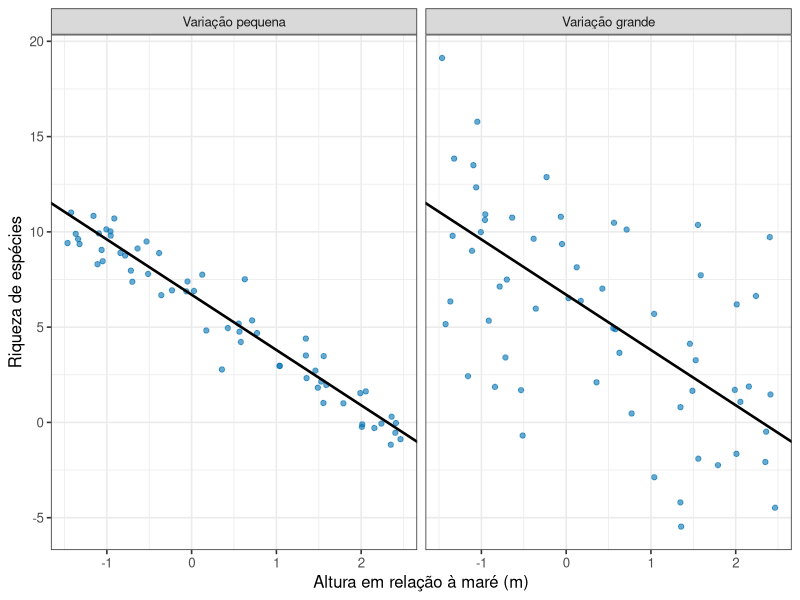
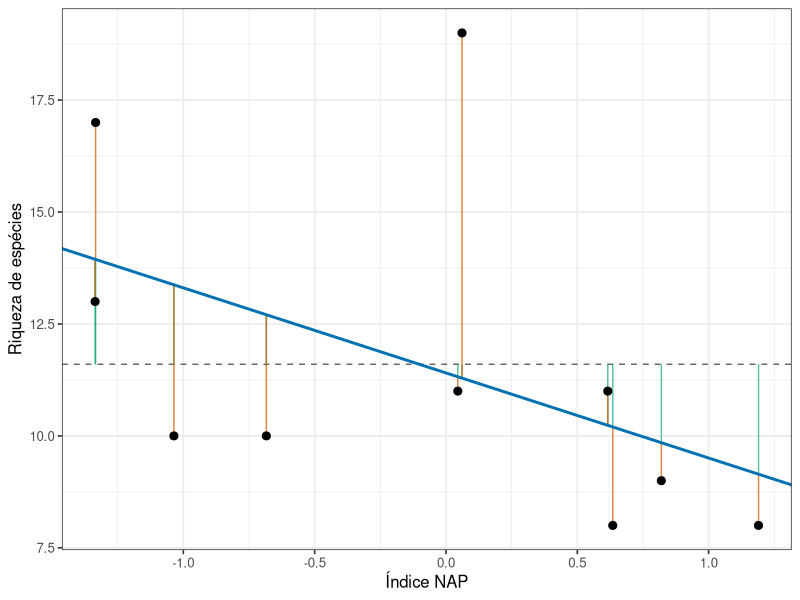
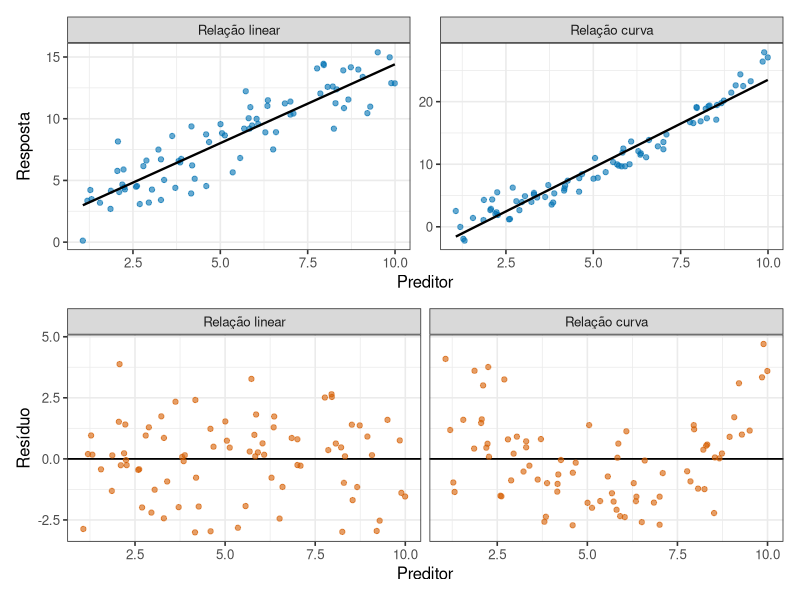
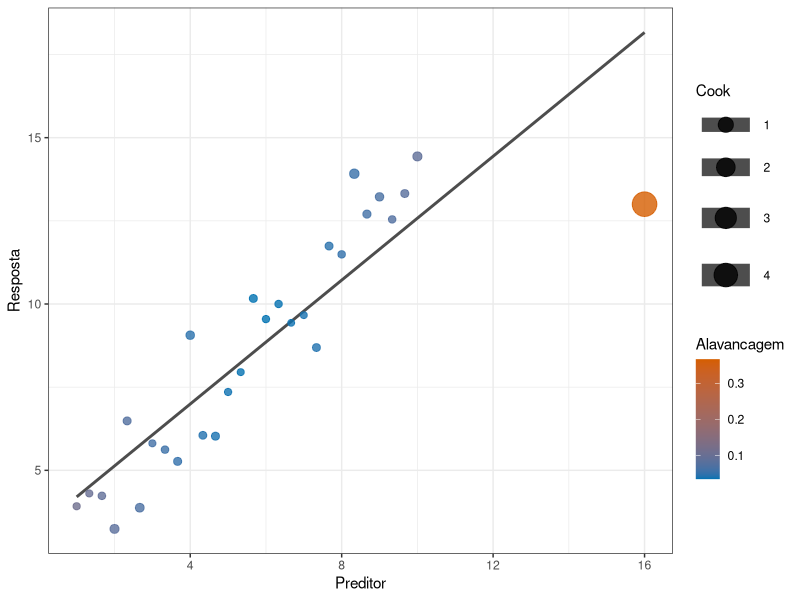
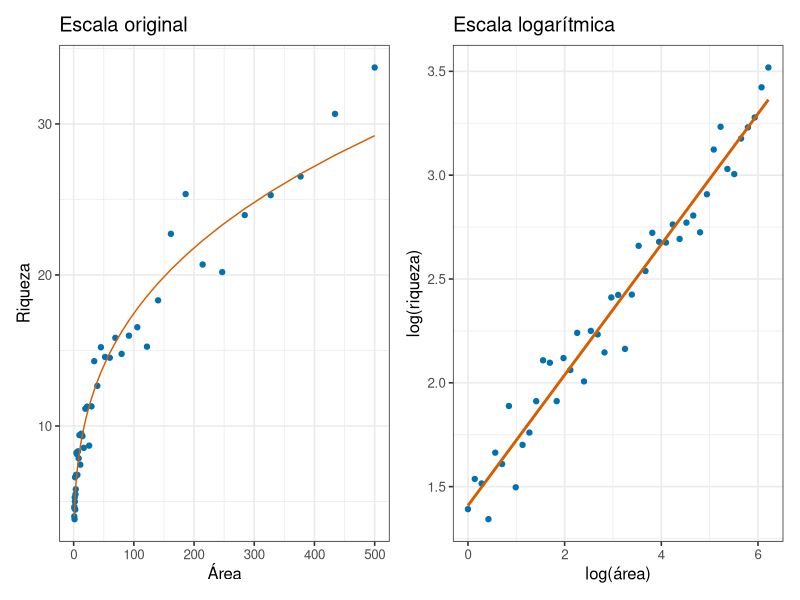
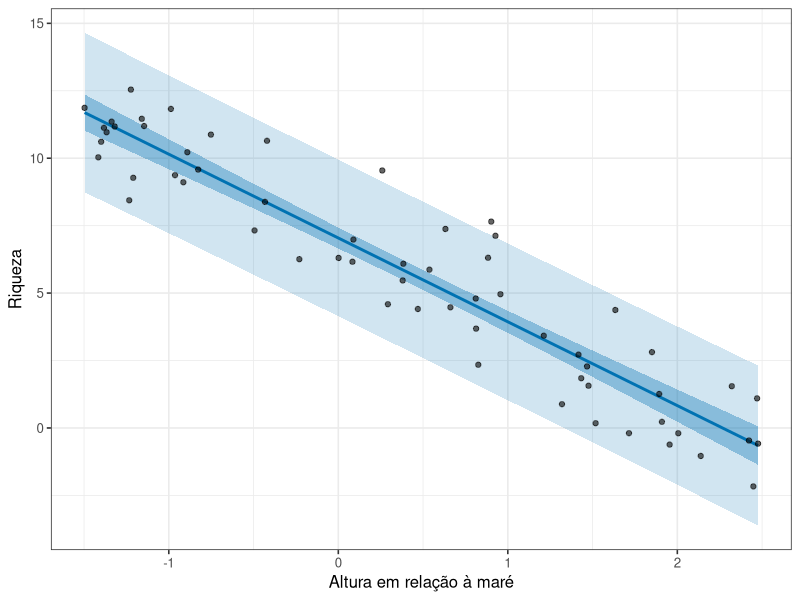

Generate these figures, in order, with R:
## ---- chunk 1
#| include: false
library(tidyverse)
theme_set(theme_bw(base_size = 12))
## ---- chunk 2
#| echo: false
#| label: fig-mesma-reta
#| fig-cap: "Dados gerados pela mesma reta (intercepto 6,7 e inclinação -2,9) com duas magnitudes de variação residual."
#| fig-alt: "Dois painéis com a mesma reta descendente. No painel da esquerda os pontos ficam colados à reta; no da direita se espalham amplamente ao redor dela."
#| fig-height: 3.4
altura <- runif(60, -1.5, 2.5)

cenarios_reta <- bind_rows(
  tibble(cenario = "Variação pequena", altura = altura,
         riqueza = 6.7 - 2.9 * altura + rnorm(60, 0, 1)),
  tibble(cenario = "Variação grande", altura = altura,
         riqueza = 6.7 - 2.9 * altura + rnorm(60, 0, 4))
) |>
  mutate(cenario = fct_relevel(cenario, "Variação pequena"))

ggplot(cenarios_reta, aes(x = altura, y = riqueza)) +
  geom_point(alpha = 0.6, colour = "#0072B2") +
  geom_abline(intercept = 6.7, slope = -2.9, linewidth = 0.9) +
  facet_wrap(~ cenario) +
  labs(x = "Altura em relação à maré (m)", y = "Riqueza de espécies")
## ---- chunk 3
#| code-fold: true
#| code-summary: "Ver o ajuste da reta em R"
dados_precisos <- tibble(altura = runif(60, -1.5, 2.5)) |>
  mutate(riqueza = 6.7 - 2.9 * altura + rnorm(60, 0, 1))

ajuste_reta <- lm(riqueza ~ altura, data = dados_precisos)

summary(ajuste_reta)
confint(ajuste_reta)
## ---- chunk 4
#| code-fold: true
#| code-summary: "Ver o cálculo dos coeficientes e da partição"
rikz <- tibble(
  riqueza = c(11, 10, 13, 11, 10, 8, 9, 8, 19, 17),
  nap = c(0.045, -1.036, -1.336, 0.616, -0.684,
          1.190, 0.820, 0.635, 0.061, -1.334)
)

x_c <- rikz$nap - mean(rikz$nap)
y_c <- rikz$riqueza - mean(rikz$riqueza)

b1 <- sum(x_c * y_c) / sum(x_c^2)
b0 <- mean(rikz$riqueza) - b1 * mean(rikz$nap)

rikz_calculo <- rikz |>
  mutate(
    ajustado = b0 + b1 * nap,
    residuo = riqueza - ajustado,
    media = mean(riqueza)
  )

sq_total <- sum((rikz_calculo$riqueza - rikz_calculo$media)^2)
sq_reg <- sum((rikz_calculo$ajustado - rikz_calculo$media)^2)
sq_res <- sum(rikz_calculo$residuo^2)

tibble(
  intercepto = b0,
  inclinacao = b1,
  SQ_total = sq_total,
  SQ_regressao = sq_reg,
  SQ_residuo = sq_res,
  R2 = sq_reg / sq_total,
  correlacao = cor(rikz$nap, rikz$riqueza)
)
## ---- chunk 5
#| echo: false
#| label: fig-rikz-particao
#| fig-cap: "Reta ajustada a dez estações RIKZ. Segmentos verdes mostram a parte entre a média geral e o valor ajustado; segmentos laranja mostram os resíduos."
#| fig-alt: "Gráfico de riqueza contra NAP com reta descendente, linha horizontal na média e segmentos verticais de duas cores decompondo os desvios de cada ponto."
#| fig-height: 4.8
ggplot(rikz_calculo, aes(x = nap, y = riqueza)) +
  geom_hline(aes(yintercept = media), linetype = 2, colour = "grey40") +
  geom_segment(aes(xend = nap, y = media, yend = ajustado),
               colour = "#009E73", alpha = 0.65) +
  geom_segment(aes(xend = nap, y = ajustado, yend = riqueza),
               colour = "#D55E00", alpha = 0.75) +
  geom_abline(intercept = b0, slope = b1, colour = "#0072B2", linewidth = 1) +
  geom_point(size = 2.4) +
  labs(x = "Índice NAP", y = "Riqueza de espécies")
## ---- chunk 6
#| echo: false
#| label: fig-residuos-forma
#| fig-cap: "À esquerda, dados realmente lineares. À direita, uma relação curva à qual se ajustou uma reta. Abaixo, os resíduos correspondentes."
#| fig-alt: "Quatro painéis em duas colunas. Na coluna da direita, o ajuste linear passa acima dos pontos nas extremidades e abaixo no meio, e o gráfico de resíduos mostra um padrão claro em forma de U."
#| fig-height: 5
x <- runif(80, 1, 10)
linear <- tibble(tipo = "Relação linear", x = x, y = 2 + 1.2 * x + rnorm(80, 0, 1.5))
curva  <- tibble(tipo = "Relação curva",  x = x, y = 2 + 0.25 * x^2 + rnorm(80, 0, 1.5))

todos <- bind_rows(linear, curva) |> mutate(tipo = fct_relevel(tipo, "Relação linear"))

p1 <- ggplot(todos, aes(x = x, y = y)) +
  geom_point(alpha = 0.6, colour = "#0072B2") +
  geom_smooth(method = "lm", se = FALSE, colour = "black", linewidth = 0.8) +
  facet_wrap(~ tipo, scales = "free_y") +
  labs(x = "Preditor", y = "Resposta")

residuos <- bind_rows(
  mutate(linear, residuo = residuals(lm(y ~ x, data = linear))),
  mutate(curva,  residuo = residuals(lm(y ~ x, data = curva)))
) |>
  mutate(tipo = fct_relevel(tipo, "Relação linear"))

p2 <- ggplot(residuos, aes(x = x, y = residuo)) +
  geom_hline(yintercept = 0, linewidth = 0.6) +
  geom_point(alpha = 0.6, colour = "#D55E00") +
  facet_wrap(~ tipo) +
  labs(x = "Preditor", y = "Resíduo")

patchwork::wrap_plots(p1, p2, ncol = 1)
## ---- chunk 7
#| echo: false
#| label: fig-influencia
#| fig-cap: "Influência em uma regressão. O tamanho dos pontos representa a distância de Cook e a cor representa a alavancagem."
#| fig-alt: "Nuvem de pontos com reta ajustada. Um ponto distante no eixo horizontal aparece maior e com cor destacada por combinar alavancagem e resíduo."
#| fig-height: 4
dados_influencia <- tibble(
  x = c(seq(1, 10, length.out = 28), 16),
  y = c(2 + 1.2 * seq(1, 10, length.out = 28) + rnorm(28, 0, 1.2), 13)
)

modelo_influencia <- lm(y ~ x, data = dados_influencia)

diagnostico <- dados_influencia |>
  mutate(
    alavancagem = hatvalues(modelo_influencia),
    cook = cooks.distance(modelo_influencia)
  )

ggplot(diagnostico, aes(x = x, y = y, size = cook, colour = alavancagem)) +
  geom_smooth(method = "lm", se = FALSE, colour = "grey30") +
  geom_point(alpha = 0.8) +
  scale_colour_gradient(low = "#0072B2", high = "#D55E00") +
  scale_size_continuous(range = c(2, 8)) +
  labs(x = "Preditor", y = "Resposta", size = "Cook", colour = "Alavancagem") +
  theme_bw(base_size = 11)
## ---- chunk 8
#| echo: false
#| label: fig-potencia
#| fig-cap: "Relação espécie-área em escala original e logarítmica. A curva de potência torna-se reta depois de aplicar logaritmo aos dois eixos."
#| fig-alt: "Dois painéis dos mesmos dados. No primeiro a riqueza cresce como curva; no segundo os logaritmos se alinham aproximadamente em uma reta."
#| fig-height: 4.2
especie_area <- tibble(
  area = exp(seq(log(1), log(500), length.out = 45))
) |>
  mutate(
    riqueza_esperada = 4 * area^0.32,
    riqueza = riqueza_esperada * exp(rnorm(n(), 0, 0.12)),
    log_area = log(area),
    log_riqueza = log(riqueza)
  )

p_original <- ggplot(especie_area, aes(x = area, y = riqueza)) +
  geom_point(colour = "#0072B2") +
  geom_line(aes(y = riqueza_esperada), colour = "#D55E00") +
  labs(title = "Escala original", x = "Área", y = "Riqueza")

p_log <- ggplot(especie_area, aes(x = log_area, y = log_riqueza)) +
  geom_point(colour = "#0072B2") +
  geom_smooth(method = "lm", se = FALSE, colour = "#D55E00") +
  labs(title = "Escala logarítmica", x = "log(área)", y = "log(riqueza)")

patchwork::wrap_plots(p_original, p_log)
## ---- chunk 9
#| echo: false
coef_potencia <- coef(lm(log_riqueza ~ log_area, data = especie_area))
z_estimado <- formatC(coef_potencia[["log_area"]], format = "f", digits = 2, decimal.mark = ",")
## ---- chunk 10
#| echo: false
#| label: fig-bandas
#| fig-cap: "Reta estimada, banda de confiança para a média e banda de previsão para uma nova estação."
#| fig-alt: "Pontos ao redor de uma reta descendente com duas faixas. A faixa de previsão é mais larga que a faixa de confiança, e ambas se alargam nas extremidades."
#| fig-height: 4.2
estacoes <- tibble(altura = runif(60, -1.5, 2.5)) |>
  mutate(riqueza = 6.7 - 2.9 * altura + rnorm(60, 0, 1.4))

modelo_estacoes <- lm(riqueza ~ altura, data = estacoes)
grade <- tibble(altura = seq(min(estacoes$altura), max(estacoes$altura), length.out = 150))

ic <- bind_cols(grade, as_tibble(predict(modelo_estacoes, grade, interval = "confidence")))
ip <- bind_cols(
  grade,
  as_tibble(predict(modelo_estacoes, grade, interval = "prediction")) |>
    rename(ip_fit = fit, ip_lwr = lwr, ip_upr = upr)
)

bandas <- left_join(ic, ip, by = "altura")

ggplot(estacoes, aes(x = altura, y = riqueza)) +
  geom_ribbon(data = bandas, aes(x = altura, ymin = ip_lwr, ymax = ip_upr),
              inherit.aes = FALSE, fill = "#0072B2", alpha = 0.18) +
  geom_ribbon(data = bandas, aes(x = altura, ymin = lwr, ymax = upr),
              inherit.aes = FALSE, fill = "#0072B2", alpha = 0.35) +
  geom_line(data = bandas, aes(x = altura, y = fit), inherit.aes = FALSE,
            colour = "#0072B2", linewidth = 1) +
  geom_point(alpha = 0.6) +
  labs(x = "Altura em relação à maré", y = "Riqueza")
